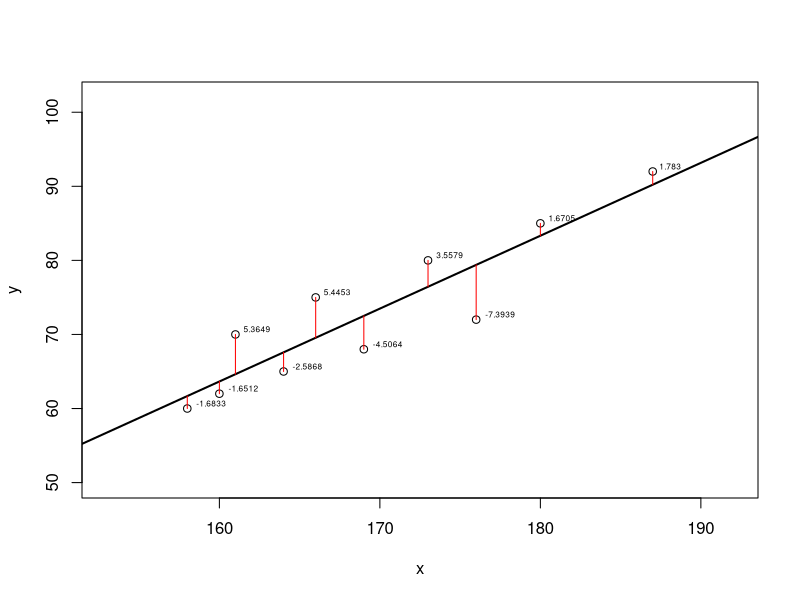

R code for this plot:
#LM - Sample Cases

#Case1----
#Different Data
x <- c(173, 169, 176, 166, 161, 164, 160, 158, 180, 187)
y <- c(80, 68, 72, 75, 70, 65, 62, 60, 85, 92)
mod2 <- lm(y ~ x)
plot(x, y, xlim=c(min(x)-5, max(x)+5), ylim=c(min(y)-10, max(y)+10))
abline(mod2, lwd=2)
res <- signif(residuals(mod2), 5)
pre <- predict(mod2)
segments(x, y, x, pre, col="red")
library(calibrate)
textxy(x, y, res, cx=0.7)
